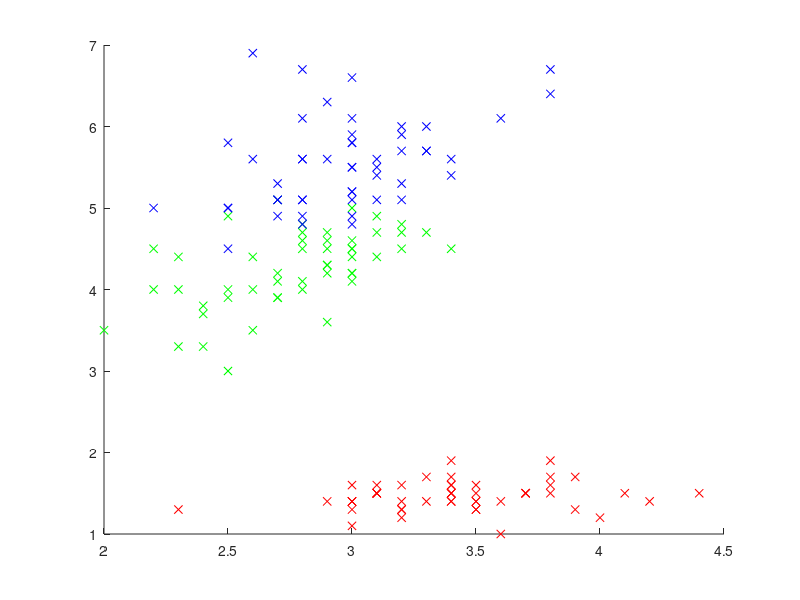
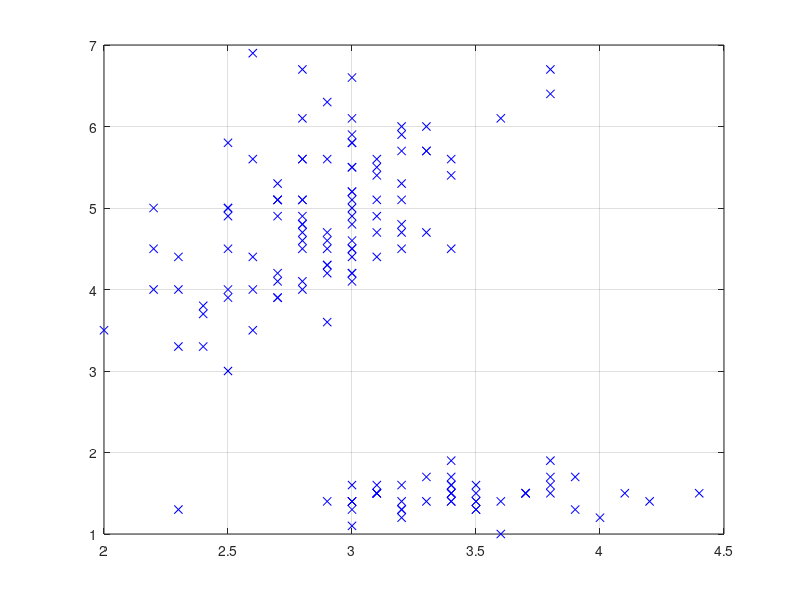

These figures' MATLAB source, in order: (Note: this script raises an error after producing the figures.)
close all; clear all; clc;
% Adquisición de datos
dat = fopen('IrisDataBase.dat');
IrisDataBase = textscan(dat, '%f %f %f %f %s');
fclose(dat);
Datos(:,1)=IrisDataBase{2};
Datos(:,2)=IrisDataBase{3};
Datos(:,3)=IrisDataBase{4};
% figure(1)
% plot3(Datos(:,1),Datos(:,2),Datos(:,3),'.')
% grid on;
DatosS=Datos(1:50,:);%Datos Iris-setosa
DatosVS=Datos(51:100,:); %Datos Iris-versicolour
DatosV=Datos(101:150,:);%Datos Iris-virginica
figure(2)
hold on;
plot(DatosS(:,1),DatosS(:,2),'xr',DatosVS(:,1),DatosVS(:,2),'xg',DatosV(:,1),DatosV(:,2),'xb');
Datosx = [DatosS(:,1).' DatosVS(:,1).' DatosV(:,1).'];
Datosy = [DatosS(:,2).' DatosVS(:,2).' DatosV(:,2).'];
figure(4)
plot(Datosx, Datosy,'xb')
hold on;
% plot(DatosVS(:,1),DatosVS(:,2),'xg')
% plot(DatosV(:,1),DatosV(:,2),'xb')
grid on;

x = Datosx;
y = Datosy;

[mx,nx]=size(x);
centros = 3;
for ix = 1:nx
    lugarx = floor(centros*rand(1,1)+1);
    if lugarx == 1
        u(1,ix) = 1;
        u(2,ix) = 0;
        u(3,ix) = 0;
    elseif lugarx == 2
        u(1,ix) = 0;
        u(2,ix) = 1;
        u(3,ix) = 0;
    elseif lugarx == 3
        u(1,ix) = 0;
        u(2,ix) = 0;
        u(3,ix) = 1;
    end
end

[m,n]=size(u);
ufinal = zeros(m,n);
fin = 0; 
Uaux=zeros(m,n);
Ufinal=zeros(m,n);
cuanto = 0;
while 1 
    for i = 1:m
        vtotal = 0;
        vijx = 0;
        vijy = 0;
        for j = 1:n
            vijx = vijx + u(i,j)*x(j);
            vijy = vijy + u(i,j)*y(j);
            vtotal = vtotal + u(i,j);
        end
        vx(:,i) = vijx/vtotal;
        vy(:,i) = vijy/vtotal;
        hold on;
    end

%Distancias entre centroides y datos
    for ii = 1:m
        for jj = 1:n
            d(ii,jj) = sqrt( (x(jj)-vx(1,ii)).^2 + (y(jj)-vy(1,ii)).^2 );
        end
    end

    uactfin = zeros(m,n);
    
   for jj = 1:n
            miu1(1,jj)=((d(1,jj)/d(1,jj))^2+(d(1,jj)/d(2,jj))^2+(d(1,jj)/d(3,jj))^2)^-1;
            miu2(2,jj)=((d(2,jj)/d(1,jj))^2+(d(2,jj)/d(2,jj))^2+(d(2,jj)/d(3,jj))^2)^-1;
            miu3(3,jj)=((d(3,jj)/d(1,jj))^2+(d(3,jj)/d(2,jj))^2+(d(3,jj)/d(3,jj))^2)^-1;
%             miu1(1,jj)=((dist1(k)/dist1(k))^2+(dist1(k)/dist2(k))^2+(dist1(k)/dist3(k))^2)^-1;
%             miu2(2,jj)=((dist2(k)/dist1(k))^2+(dist2(k)/dist2(k))^2+(dist2(k)/dist3(k))^2)^-1;
%             miu3(3,jj)=((dist3(k)/dist1(k))^2+(dist3(k)/dist2(k))^2+(dist3(k)/dist3(k))^2)^-1;
            Uaux(1,jj) = miu1(jj);
            Uaux(2,jj) = miu2(jj);
            Uaux(3,jj) = miu3(jj);
   end
    
%     ufinal = uactfin;
    
    if round(u,3) == round(Uaux,3)
    % if (sum(sum(eq(U,Uaux)))==8)
        finalx = 1;
        figure(2)
        plot(vx, vy,'ok','LineWidth', 3);
        break;
    else 
        u = Uaux
        cuanto= cuanto+1;
    end
end
